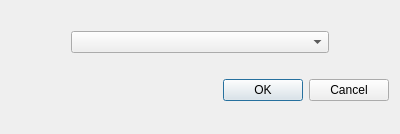
<?xml version="1.0" encoding="UTF-8"?>
<ui version="4.0">
 <class>DeleteBranchTagDialog</class>
 <widget class="QDialog" name="DeleteBranchTagDialog">
  <property name="geometry">
   <rect>
    <x>0</x>
    <y>0</y>
    <width>400</width>
    <height>134</height>
   </rect>
  </property>
  <property name="windowTitle">
   <string>Dialog</string>
  </property>
  <layout class="QVBoxLayout" name="verticalLayout">
   <item>
    <layout class="QHBoxLayout" name="horizontalLayout">
     <item>
      <spacer name="horizontalSpacer">
       <property name="orientation">
        <enum>Qt::Horizontal</enum>
       </property>
       <property name="sizeHint" stdset="0">
        <size>
         <width>60</width>
         <height>20</height>
        </size>
       </property>
      </spacer>
     </item>
     <item>
      <widget class="QComboBox" name="comboBox">
       <property name="sizePolicy">
        <sizepolicy hsizetype="Preferred" vsizetype="Fixed">
         <horstretch>1</horstretch>
         <verstretch>0</verstretch>
        </sizepolicy>
       </property>
      </widget>
     </item>
     <item>
      <spacer name="horizontalSpacer_2">
       <property name="orientation">
        <enum>Qt::Horizontal</enum>
       </property>
       <property name="sizeHint" stdset="0">
        <size>
         <width>60</width>
         <height>20</height>
        </size>
       </property>
      </spacer>
     </item>
    </layout>
   </item>
   <item>
    <widget class="QDialogButtonBox" name="buttonBox">
     <property name="orientation">
      <enum>Qt::Horizontal</enum>
     </property>
     <property name="standardButtons">
      <set>QDialogButtonBox::Cancel|QDialogButtonBox::Ok</set>
     </property>
    </widget>
   </item>
  </layout>
 </widget>
 <resources/>
 <connections>
  <connection>
   <sender>buttonBox</sender>
   <signal>accepted()</signal>
   <receiver>DeleteBranchTagDialog</receiver>
   <slot>accept()</slot>
   <hints>
    <hint type="sourcelabel">
     <x>248</x>
     <y>254</y>
    </hint>
    <hint type="destinationlabel">
     <x>157</x>
     <y>274</y>
    </hint>
   </hints>
  </connection>
  <connection>
   <sender>buttonBox</sender>
   <signal>rejected()</signal>
   <receiver>DeleteBranchTagDialog</receiver>
   <slot>reject()</slot>
   <hints>
    <hint type="sourcelabel">
     <x>316</x>
     <y>260</y>
    </hint>
    <hint type="destinationlabel">
     <x>286</x>
     <y>274</y>
    </hint>
   </hints>
  </connection>
 </connections>
</ui>
